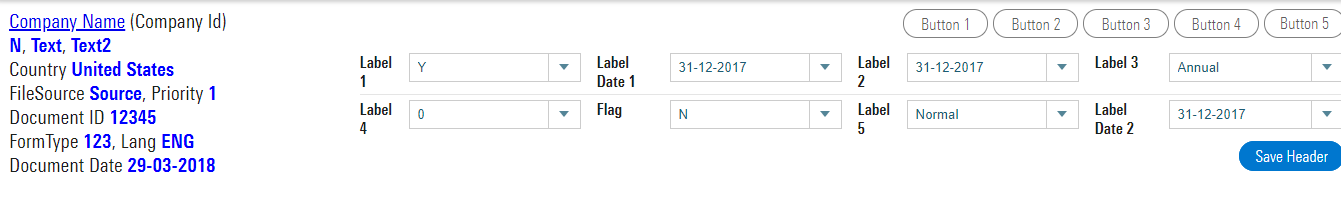
#> input picture data/input/wireframe/1.png, 1341 x 203 px
$ python -i ip_preprocessing.py   (imports and definitions only)
#> lines starting #> are read from the running program, lines starting #| are printed output that depends on the picture
#> further down, picture is the input picture: shape (203, 1341, 3); mean B, G, R 248.8, 244.9, 243.5
### config/CONFIG_UIED.py
class Config:

    def __init__(self):

        # *** Frozen ***
        self.THRESHOLD_REC_MIN_EVENNESS = 0.7
        self.THRESHOLD_REC_MAX_DENT_RATIO = 0.25
        self.THRESHOLD_LINE_THICKNESS = 8
        self.THRESHOLD_LINE_MIN_LENGTH = 0.95
        self.THRESHOLD_COMPO_MAX_SCALE = (0.25, 0.98)
        self.THRESHOLD_TEXT_MAX_WORD_GAP = 10
        self.THRESHOLD_TEXT_MAX_HEIGHT = 0.04
        self.THRESHOLD_TOP_BOTTOM_BAR = (0.045, 0.94)
        self.THRESHOLD_BLOCK_MIN_HEIGHT = 0.03


        self.CLASS_MAP = {'0':'Button', '1':'CheckBox', '2':'Chronometer', '3':'EditText', '4':'ImageButton', '5':'ImageView',
               '6':'ProgressBar', '7':'RadioButton', '8':'RatingBar', '9':'SeekBar', '10':'Spinner', '11':'Switch',
               '12':'ToggleButton', '13':'VideoView', '14':'TextView'}
        self.COLOR = {'Button': (0, 255, 0), 'CheckBox': (0, 0, 255), 'Chronometer': (255, 166, 166),
                      'EditText': (255, 166, 0),
                      'ImageButton': (77, 77, 255), 'ImageView': (255, 0, 166), 'ProgressBar': (166, 0, 255),
                      'RadioButton': (166, 166, 166),
                      'RatingBar': (0, 166, 255), 'SeekBar': (0, 166, 10), 'Spinner': (50, 21, 255),
                      'Switch': (80, 166, 66), 'ToggleButton': (0, 66, 80), 'VideoView': (88, 66, 0),
                      'TextView': (169, 255, 0),

                      'Text':(169, 255, 0), 'Non-Text':(255, 0, 166),

                      'Noise':(6,6,255), 'Non-Noise': (6,255,6),

                      'Image':(255,6,6), 'Non-Image':(6,6,255)}

### detect_compo/lib_ip/ip_preprocessing.py
import cv2
import numpy as np
from config.CONFIG_UIED import Config
C = Config()


# [25 lines left out: function read_img, not called in this run]


def gray_to_gradient(img):
    if len(img.shape) == 3:
        img = cv2.cvtColor(img, cv2.COLOR_BGR2GRAY)
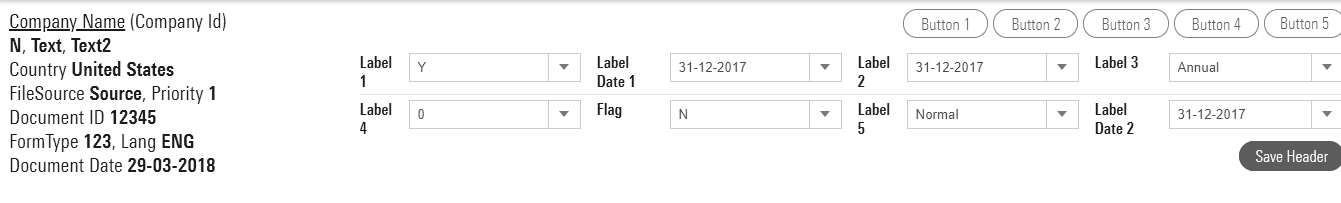
#> img: shape (203, 1341); min 27, max 255, mean 244.9
    img_f = np.copy(img)
    img_f = img_f.astype("float")

    kernel_h = np.array([[0,0,0], [0,-1.,1.], [0,0,0]])
    kernel_v = np.array([[0,0,0], [0,-1.,0], [0,1.,0]])
    dst1 = abs(cv2.filter2D(img_f, -1, kernel_h))
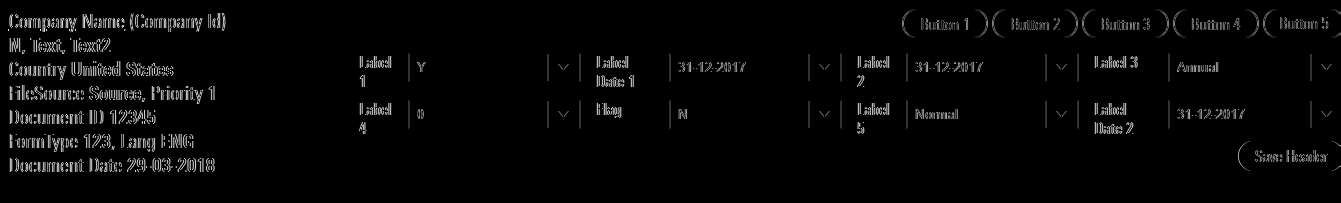
#> dst1: shape (203, 1341) float64; min 0, max 228, mean 6.4
    dst2 = abs(cv2.filter2D(img_f, -1, kernel_v))
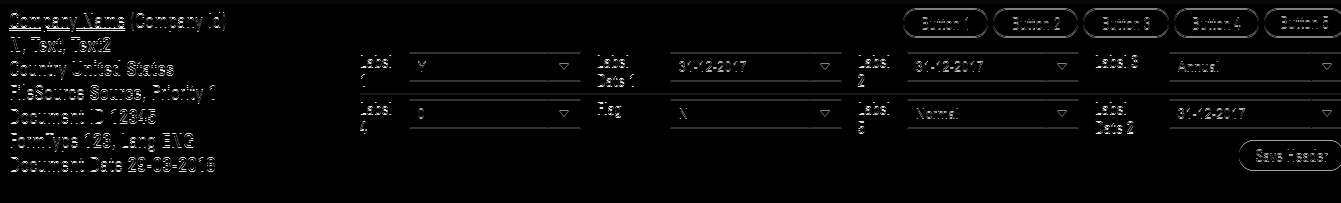
#> dst2: shape (203, 1341) float64; min 0, max 228, mean 6.3
    gradient = (dst1 + dst2).astype('uint8')
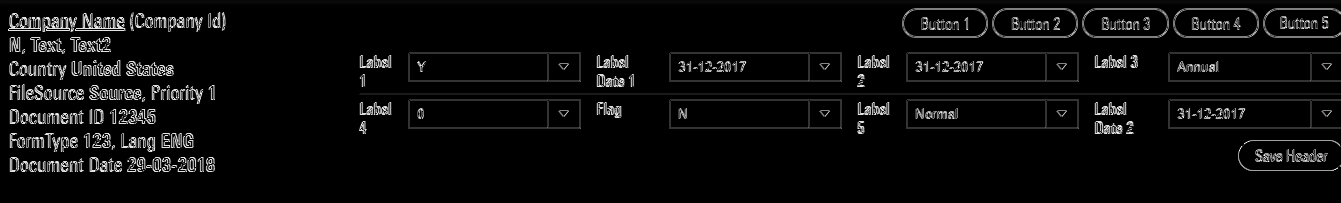
#> gradient: shape (203, 1341); min 0, max 254, mean 11.6
    return gradient


def grad_to_binary(grad, min):
    rec, bin = cv2.threshold(grad, min, 255, cv2.THRESH_BINARY)
    return bin


# [23 lines left out: functions reverse_binary, binarization, not called in this run]

>>> import cv2
>>> picture = cv2.imread('../../data/input/wireframe/1.png')
>>> result = gray_to_gradient(picture)

$ run again, on data/input/wireframe/2.png
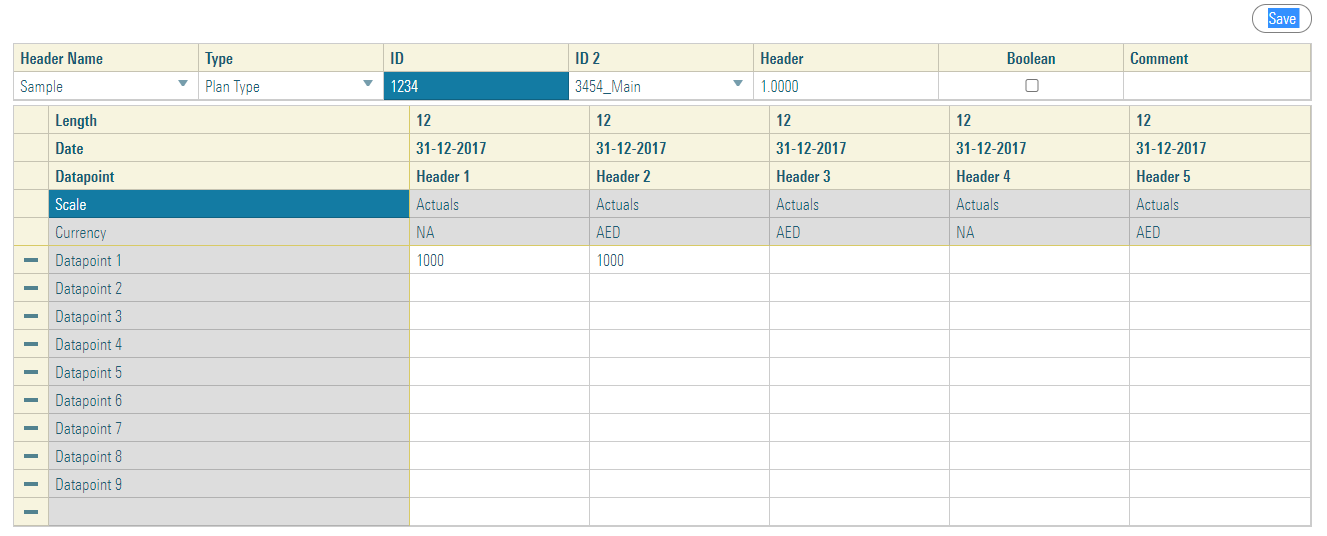
#> input picture data/input/wireframe/2.png, 1327 x 536 px
#> picture is the input picture: shape (536, 1327, 3); mean B, G, R 234.5, 238.1, 235.9
#> in gray_to_gradient, `dst1 = abs(cv2.filter2D(img_f, -1, kernel_h))`:
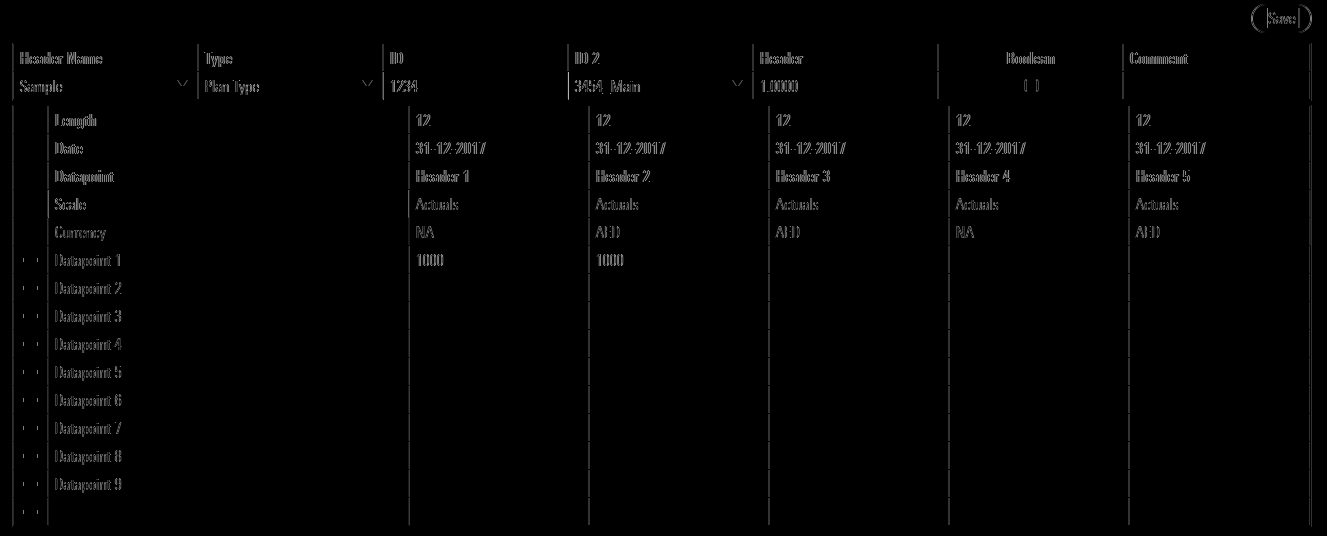
#> dst1: shape (536, 1327) float64; min 0, max 178, mean 2.3
#> in gray_to_gradient, `gradient = (dst1 + dst2).astype('uint8')`:
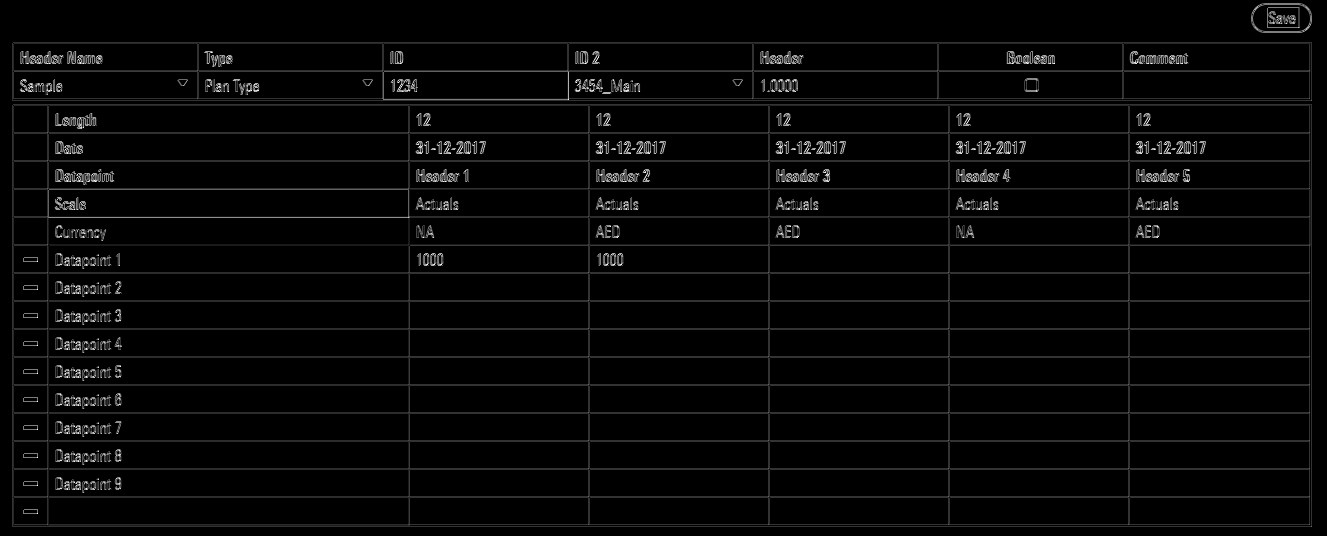
#> gradient: shape (536, 1327); min 0, max 254, mean 7

$ run again, on data/input/wireframe/4.png
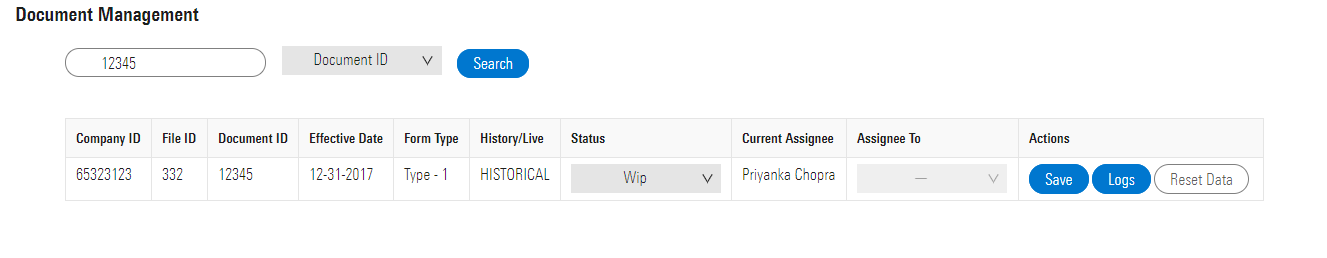
#> input picture data/input/wireframe/4.png, 1327 x 258 px
#> picture is the input picture: shape (258, 1327, 3); mean B, G, R 249.2, 247.9, 246.2
#> in gray_to_gradient, `dst1 = abs(cv2.filter2D(img_f, -1, kernel_h))`:
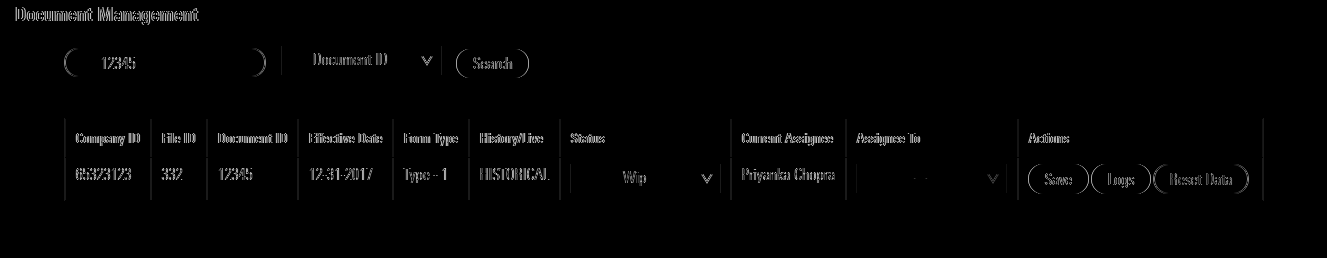
#> dst1: shape (258, 1327) float64; min 0, max 197, mean 3.2
#> in gray_to_gradient, `gradient = (dst1 + dst2).astype('uint8')`:
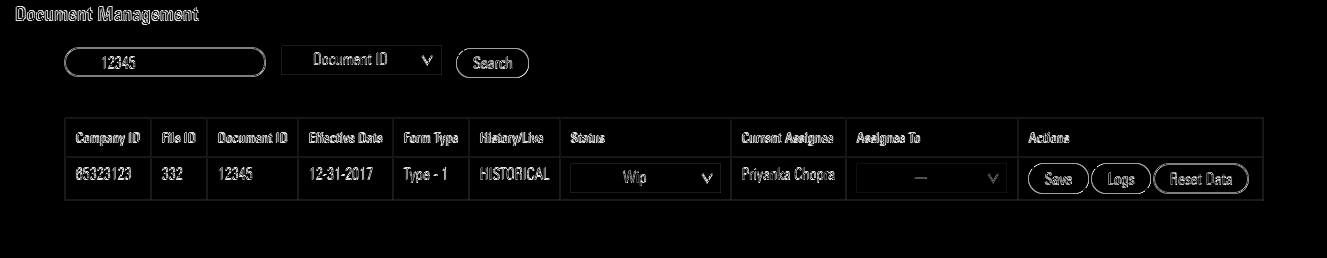
#> gradient: shape (258, 1327); min 0, max 255, mean 5.8

$ run again, on data/input/wireframe/5.png
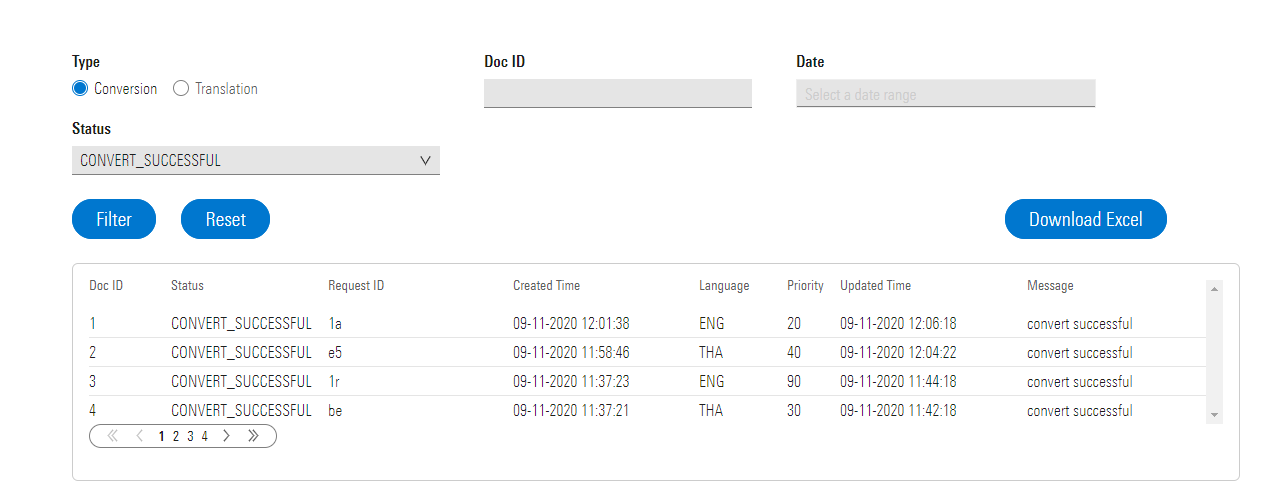
#> input picture data/input/wireframe/5.png, 1285 x 488 px
#> picture is the input picture: shape (488, 1285, 3); mean B, G, R 249.8, 248.1, 245.9
#> in gray_to_gradient, `dst1 = abs(cv2.filter2D(img_f, -1, kernel_h))`:
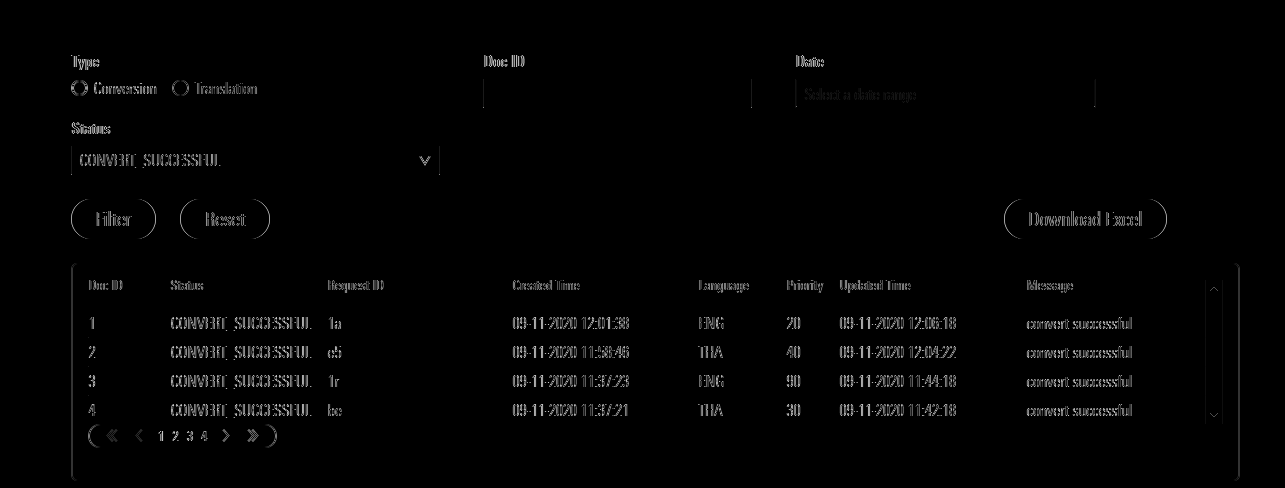
#> dst1: shape (488, 1285) float64; min 0, max 197, mean 3.2
#> in gray_to_gradient, `gradient = (dst1 + dst2).astype('uint8')`:
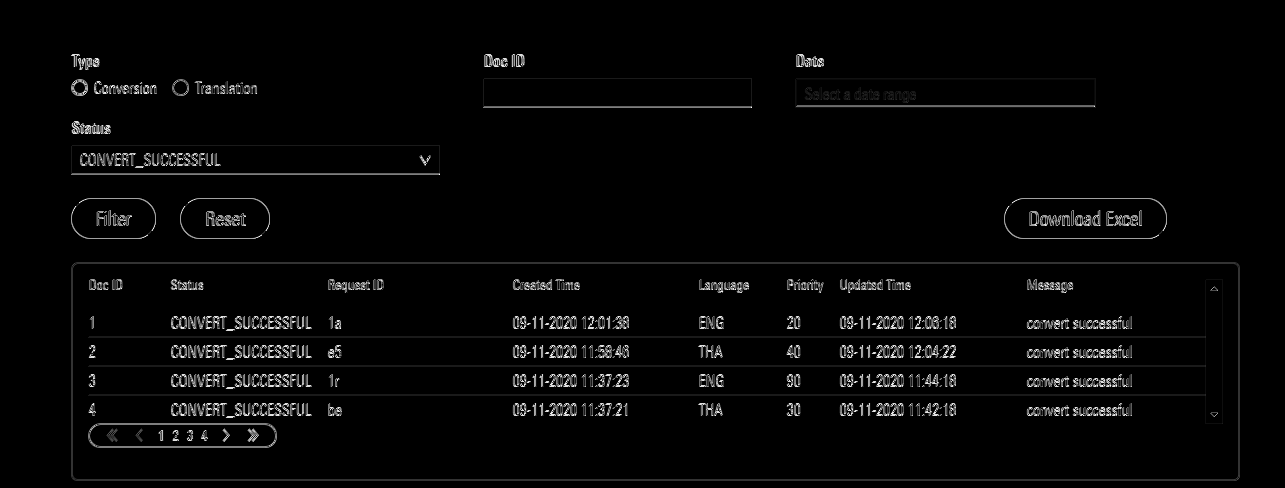
#> gradient: shape (488, 1285); min 0, max 254, mean 6.3
